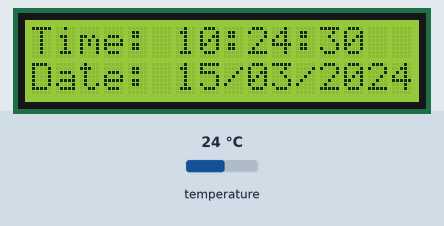
This sketch was run on a simulated Arduino Uno, built with avr-gcc and run on an emulated ATmega328P. Parts: 16×2 character LCD. The inputs (shaded band) are chosen by the test bench; at power-on: temperature 24 °C. The local clock reads 2024-03-15 10:24:30 at power-on unless the sketch sets it.

Above: at 0.4 s.
At 4.5 s:
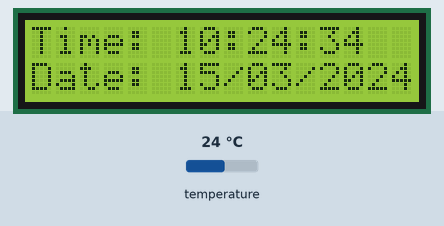
At 9.6 s:
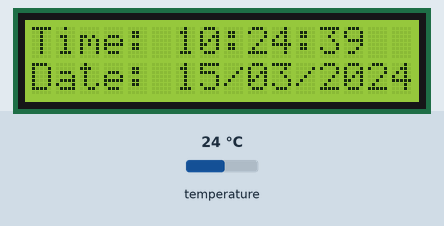
At 18.9 s:
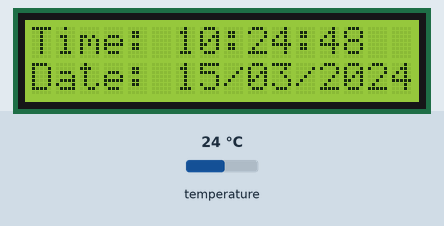
At 28.2 s:
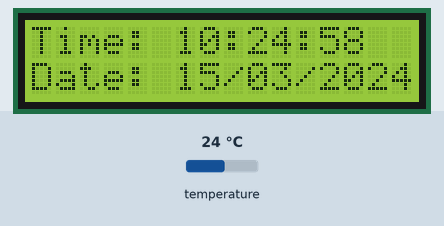
At 38.5 s:
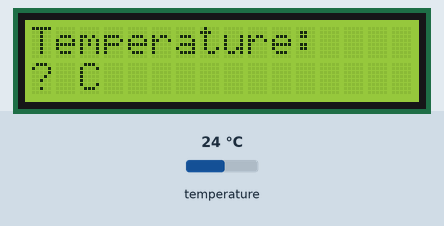

Measured:
- what the display in image 0 shows lasts 1.0 s, from 0.3 s to 1.3 s

The sketch:

intefacing_rtc_with_rpi_pico.ino
```cpp
#include <Wire.h>
#include "RTClib.h"
#include <LiquidCrystal_I2C.h>

// SET THESE BASED ON YOUR SCAN
#define DS3231_ADDR 0x68
#define LCD_ADDR    0x27   // change to 0x3F if needed

RTC_DS3231 rtc;
LiquidCrystal_I2C lcd(LCD_ADDR, 16, 2);   // 16x2 LCD

void setup() {
  Serial.begin(115200);
  Wire.begin(); // Pico default: SDA = GP4, SCL = GP5

  lcd.begin();
  lcd.backlight();
  delay(200);

  if (!rtc.begin()) {
    lcd.clear();
    lcd.setCursor(0,0); lcd.print("RTC NOT FOUND");
    while (1);
  }

  if (rtc.lostPower()) {
    // ONE-TIME time setting
    rtc.adjust(DateTime(F(__DATE__), F(__TIME__)));
    // Or manual:
    // rtc.adjust(DateTime(2025, 11, 14, 15, 0, 0));
  }

  lcd.clear();
}

void loop() {

static unsigned long lastSwitch = 0;
static bool showTimeDate = true;

DateTime now = rtc.now();
float temp = rtc.getTemperature();

unsigned long currentMillis = millis();

if (showTimeDate && (currentMillis - lastSwitch >= 5000)) {
    showTimeDate = false;
    lastSwitch = currentMillis;
}
else if (!showTimeDate && (currentMillis - lastSwitch >= 3000)) {
    showTimeDate = true;
    lastSwitch = currentMillis;
}

lcd.clear();

if (showTimeDate) {
    char line1[17], line2[17];
    snprintf(line1, 17, "Time: %02u:%02u:%02u", now.hour(), now.minute(), now.second());
    snprintf(line2, 17, "Date: %02u/%02u/%04u", now.day(), now.month(), now.year());

    lcd.setCursor(0,0); lcd.print(line1);
    lcd.setCursor(0,1); lcd.print(line2);
}
else {
    lcd.setCursor(0,0); lcd.print("Temperature:");
    lcd.setCursor(0,1); lcd.printf("%.2f C", temp);
}

delay(1000);
}
```
